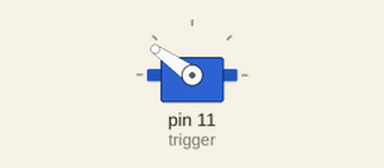
Bench run of a sketch on a simulated Arduino Uno, built with avr-gcc and run on an emulated ATmega328P. Shown: servo.

Above: at 0.05 s.
Timing chart, 0 to 5.2 s (numbered marks = the images above):
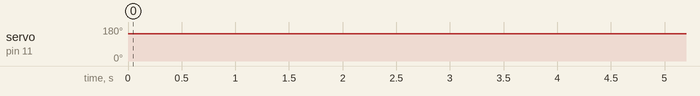

The sketch:

Trigger_Pull.ino
```cpp
#include <Servo.h>  //Incorporate servo library

Servo trigger;
int pulled = 65;
int notPulled = 145;
int numDarts = 6;


void setup() {
  trigger.attach(11);

}

void loop() {
  trigger.write(notPulled);
  delay(5000);
  for (int i = 1; i <= numDarts; i++) {
    trigger.write(notPulled);
    delay(2000);
    trigger.write(pulled);
    delay(2000);
  }
  delay(100000000000);

}
```

Measured:
- by itself, servo on pin 11 (trigger): alternates 145° for 2.0 s and 65° for 2.0 s, 11 changes in all, then stays 65°
